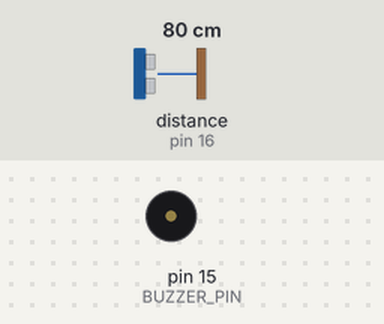
This sketch was run on a simulated Arduino Uno, built with avr-gcc and run on an emulated ATmega328P. On the bench: buzzer (waves = sounding). Wiring (inferred from the names in the program): ultrasonic range finder: trigger pin 17; echo pin 16. The test bench sets the inputs (shaded band); at power-on: distance to the obstacle (sensor on pin 16) 80 cm. The echo pulse lasts 58.3 µs per cm.

Above: at 1.2 s.
1.3 s: distance to the obstacle (sensor on pin 16) set to 29 cm
2.8 s: distance to the obstacle (sensor on pin 16) set to 24 cm
At 3.77 s:
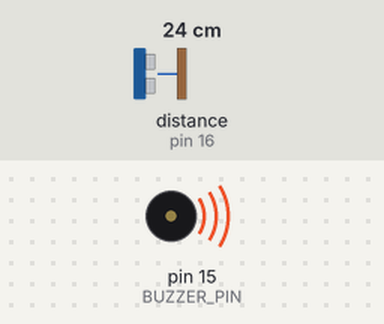
5.8 s: distance to the obstacle (sensor on pin 16) set to 2 cm
7.3 s: distance to the obstacle (sensor on pin 16) set to 18 cm
At 7.9 s:
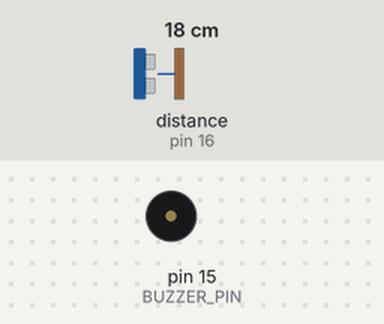
Timing chart, 0 to 11.3 s (numbered marks = the images above; inputs shaded):
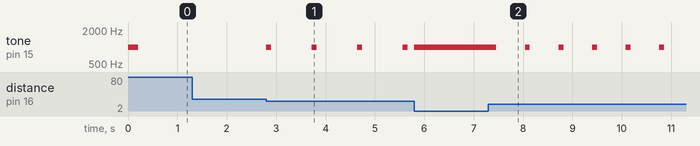

The sketch:

car-parking-sensor.ino
```cpp
const uint8_t BUZZER_PIN = 15;
const uint8_t TRIG_PIN = 17;
const uint8_t ECHO_PIN = 16;

const uint16_t BUZZER_INTERVAL = 1000;
const uint16_t BUZZER_FREQ = 1000;
const uint8_t BUZZER_DURATION = 100;

const uint8_t DISTANCE_INTERVAL = 200;
const float DISTANCE_THRESHOLD = 25.f;

unsigned long lastBuzzerRead = 0;
unsigned long lastDistanceRead = 0;

unsigned long currentDistance;

void setup() {
   pinMode(BUZZER_PIN, OUTPUT);
   pinMode(TRIG_PIN, OUTPUT);
   pinMode(ECHO_PIN, INPUT);
}

void loop() {
  const unsigned long currentMillis = millis();

  if (currentMillis - lastDistanceRead >= DISTANCE_INTERVAL)
  {
    lastDistanceRead = currentMillis;
    currentDistance = GetDistance();
  }

  if (currentDistance > DISTANCE_THRESHOLD)
  {
    noTone(BUZZER_PIN);
  }
  else
  {
    const float newBuzzerInterval = (currentDistance * BUZZER_INTERVAL) / DISTANCE_THRESHOLD;

    if (currentMillis - lastBuzzerRead >= newBuzzerInterval)
    {
      lastBuzzerRead = currentMillis;
      tone(BUZZER_PIN, BUZZER_FREQ, BUZZER_DURATION);
    }
  }
}

float GetDistance()
{
  digitalWrite(TRIG_PIN, HIGH);
  delayMicroseconds(10);
  digitalWrite(TRIG_PIN, LOW);

  const long duration = pulseIn(ECHO_PIN, HIGH);
  const float distance = duration * 0.034 / 2;

  return distance;
}
```

Measured:
- the behaviour switches between 27 and 26 cm on distance to the obstacle (sensor on pin 16) (found by bisection; images 0 and 1)
- after the input at 1.3 s, every drawn part: stays the same
- after the input at 2.8 s, tone on pin 15 (BUZZER_PIN): alternates 1000 Hz for 0.10 s and silent for 0.82 s, starting at once
- after the input at 7.3 s, tone on pin 15 (BUZZER_PIN): alternates 1000 Hz for 0.10 s and silent for 0.58 s, starting after 0.16 s
